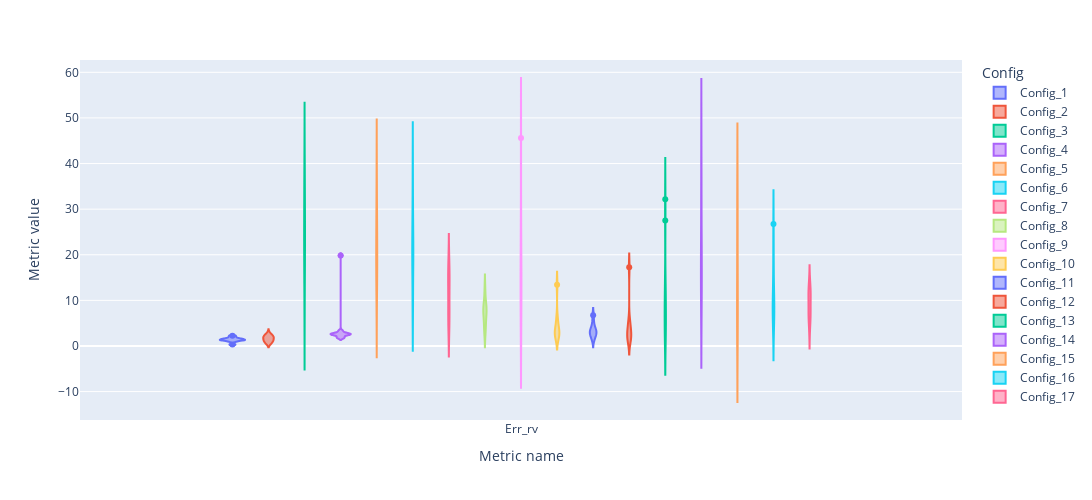

The cell this chart's notebook holds for it:
### Markdown cell above
### All river

### Code cell
fig = px.violin(rv, y='Metric value', x='Metric name', color='Config', box=False, height=500, width=1200)
fig.show()

### Figure 1 — Plotly figure (JSON) as saved in the notebook; plotly's stock layout.template omitted (floating-point values rounded to 4 significant figures)
{"data": [{"alignmentgroup": "True", "box": {"visible": false}, "hovertemplate": "Config=Config_1<br>Metric name=%{x}<br>Metric value=%{y}<extra></extra>", "legendgroup": "Config_1", "marker": {"color": "#636efa"}, "name": "Config_1", "offsetgroup": "Config_1", "orientation": "v", "scalegroup": "True", "showlegend": true, "type": "violin", "x": ["Err_rv", "Err_rv", "Err_rv", "Err_rv", "Err_rv", "Err_rv", "Err_rv", "Err_rv", "Err_rv", "Err_rv"], "x0": " ", "xaxis": "x", "y": [1.92, 0.96, 2.24, 1.6, 1.28, 1.6, 0.32, 1.28, 1.28, 1.44], "y0": " ", "yaxis": "y"}, {"alignmentgroup": "True", "box": {"visible": false}, "hovertemplate": "Config=Config_2<br>Metric name=%{x}<br>Metric value=%{y}<extra></extra>", "legendgroup": "Config_2", "marker": {"color": "#EF553B"}, "name": "Config_2", "offsetgroup": "Config_2", "orientation": "v", "scalegroup": "True", "showlegend": true, "type": "violin", "x": ["Err_rv", "Err_rv", "Err_rv", "Err_rv", "Err_rv", "Err_rv", "Err_rv", "Err_rv", "Err_rv", "Err_rv"], "x0": " ", "xaxis": "x", "y": [2.72, 0.64, 2.08, 2.24, 1.44, 1.12, 2.08, 1.76, 0.64, 1.28], "y0": " ", "yaxis": "y"}, {"alignmentgroup": "True", "box": {"visible": false}, "hovertemplate": "Config=Config_3<br>Metric name=%{x}<br>Metric value=%{y}<extra></extra>", "legendgroup": "Config_3", "marker": {"color": "#00cc96"}, "name": "Config_3", "offsetgroup": "Config_3", "orientation": "v", "scalegroup": "True", "showlegend": true, "type": "violin", "x": ["Err_rv", "Err_rv", "Err_rv", "Err_rv", "Err_rv", "Err_rv", "Err_rv", "Err_rv", "Err_rv", "Err_rv"], "x0": " ", "xaxis": "x", "y": [27.2, 25.12, 24.64, 33.28, 18.88, 33.92, 40.48, 16.32, 20, 7.68], "y0": " ", "yaxis": "y"}, {"alignmentgroup": "True", "box": {"visible": false}, "hovertemplate": "Config=Config_4<br>Metric name=%{x}<br>Metric value=%{y}<extra></extra>", "legendgroup": "Config_4", "marker": {"color": "#ab63fa"}, "name": "Config_4", "offsetgroup": "Config_4", "orientation": "v", "scalegroup": "True", "showlegend": true, "type": "violin", "x": ["Err_rv", "Err_rv", "Err_rv", "Err_rv", "Err_rv", "Err_rv", "Err_rv", "Err_rv", "Err_rv", "Err_rv"], "x0": " ", "xaxis": "x", "y": [2.72, 2.88, 1.76, 19.84, 1.92, 2.56, 2.56, 3.36, 2.56, 2.4], "y0": " ", "yaxis": "y"}, {"alignmentgroup": "True", "box": {"visible": false}, "hovertemplate": "Config=Config_5<br>Metric name=%{x}<br>Metric value=%{y}<extra></extra>", "legendgroup": "Config_5", "marker": {"color": "#FFA15A"}, "name": "Config_5", "offsetgroup": "Config_5", "orientation": "v", "scalegroup": "True", "showlegend": true, "type": "violin", "x": ["Err_rv", "Err_rv", "Err_rv", "Err_rv", "Err_rv", "Err_rv", "Err_rv", "Err_rv", "Err_rv", "Err_rv"], "x0": " ", "xaxis": "x", "y": [17.44, 16, 16.16, 38.56, 24.64, 27.36, 30.24, 18.24, 21.92, 8.64], "y0": " ", "yaxis": "y"}, {"alignmentgroup": "True", "box": {"visible": false}, "hovertemplate": "Config=Config_6<br>Metric name=%{x}<br>Metric value=%{y}<extra></extra>", "legendgroup": "Config_6", "marker": {"color": "#19d3f3"}, "name": "Config_6", "offsetgroup": "Config_6", "orientation": "v", "scalegroup": "True", "showlegend": true, "type": "violin", "x": ["Err_rv", "Err_rv", "Err_rv", "Err_rv", "Err_rv", "Err_rv", "Err_rv", "Err_rv", "Err_rv", "Err_rv"], "x0": " ", "xaxis": "x", "y": [20.64, 39.2, 29.28, 20, 28.0, 21.6, 18.08, 8.8, 9.44, 20.16], "y0": " ", "yaxis": "y"}, {"alignmentgroup": "True", "box": {"visible": false}, "hovertemplate": "Config=Config_7<br>Metric name=%{x}<br>Metric value=%{y}<extra></extra>", "legendgroup": "Config_7", "marker": {"color": "#FF6692"}, "name": "Config_7", "offsetgroup": "Config_7", "orientation": "v", "scalegroup": "True", "showlegend": true, "type": "violin", "x": ["Err_rv", "Err_rv", "Err_rv", "Err_rv", "Err_rv", "Err_rv", "Err_rv", "Err_rv", "Err_rv", "Err_rv"], "x0": " ", "xaxis": "x", "y": [6.56, 13.44, 7.36, 4.96, 17.76, 15.68, 16.8, 4.48, 10.56, 14.56], "y0": " ", "yaxis": "y"}, {"alignmentgroup": "True", "box": {"visible": false}, "hovertemplate": "Config=Config_8<br>Metric name=%{x}<br>Metric value=%{y}<extra></extra>", "legendgroup": "Config_8", "marker": {"color": "#B6E880"}, "name": "Config_8", "offsetgroup": "Config_8", "orientation": "v", "scalegroup": "True", "showlegend": true, "type": "violin", "x": ["Err_rv", "Err_rv", "Err_rv", "Err_rv", "Err_rv", "Err_rv", "Err_rv", "Err_rv", "Err_rv", "Err_rv"], "x0": " ", "xaxis": "x", "y": [8, 6.72, 5.28, 12.48, 8.32, 2.88, 9.76, 8.48, 7.36, 4], "y0": " ", "yaxis": "y"}, {"alignmentgroup": "True", "box": {"visible": false}, "hovertemplate": "Config=Config_9<br>Metric name=%{x}<br>Metric value=%{y}<extra></extra>", "legendgroup": "Config_9", "marker": {"color": "#FF97FF"}, "name": "Config_9", "offsetgroup": "Config_9", "orientation": "v", "scalegroup": "True", "showlegend": true, "type": "violin", "x": ["Err_rv", "Err_rv", "Err_rv", "Err_rv", "Err_rv", "Err_rv", "Err_rv", "Err_rv", "Err_rv", "Err_rv"], "x0": " ", "xaxis": "x", "y": [13.92, 22.08, 30.24, 14.24, 8.8, 4.48, 14.72, 4, 18.4, 45.6], "y0": " ", "yaxis": "y"}, {"alignmentgroup": "True", "box": {"visible": false}, "hovertemplate": "Config=Config_10<br>Metric name=%{x}<br>Metric value=%{y}<extra></extra>", "legendgroup": "Config_10", "marker": {"color": "#FECB52"}, "name": "Config_10", "offsetgroup": "Config_10", "orientation": "v", "scalegroup": "True", "showlegend": true, "type": "violin", "x": ["Err_rv", "Err_rv", "Err_rv", "Err_rv", "Err_rv", "Err_rv", "Err_rv", "Err_rv", "Err_rv", "Err_rv"], "x0": " ", "xaxis": "x", "y": [13.44, 2.4, 2.56, 2.08, 2.56, 6.08, 3.2, 5.44, 3.52, 3.04], "y0": " ", "yaxis": "y"}, {"alignmentgroup": "True", "box": {"visible": false}, "hovertemplate": "Config=Config_11<br>Metric name=%{x}<br>Metric value=%{y}<extra></extra>", "legendgroup": "Config_11", "marker": {"color": "#636efa"}, "name": "Config_11", "offsetgroup": "Config_11", "orientation": "v", "scalegroup": "True", "showlegend": true, "type": "violin", "x": ["Err_rv", "Err_rv", "Err_rv", "Err_rv", "Err_rv", "Err_rv", "Err_rv", "Err_rv", "Err_rv", "Err_rv"], "x0": " ", "xaxis": "x", "y": [2.4, 3.2, 6.72, 4, 5.12, 1.28, 3.52, 2.08, 2.72, 3.2], "y0": " ", "yaxis": "y"}, {"alignmentgroup": "True", "box": {"visible": false}, "hovertemplate": "Config=Config_12<br>Metric name=%{x}<br>Metric value=%{y}<extra></extra>", "legendgroup": "Config_12", "marker": {"color": "#EF553B"}, "name": "Config_12", "offsetgroup": "Config_12", "orientation": "v", "scalegroup": "True", "showlegend": true, "type": "violin", "x": ["Err_rv", "Err_rv", "Err_rv", "Err_rv", "Err_rv", "Err_rv", "Err_rv", "Err_rv", "Err_rv", "Err_rv"], "x0": " ", "xaxis": "x", "y": [2.56, 4.8, 1.12, 1.6, 17.28, 2.4, 2.72, 1.76, 4, 5.44], "y0": " ", "yaxis": "y"}, {"alignmentgroup": "True", "box": {"visible": false}, "hovertemplate": "Config=Config_13<br>Metric name=%{x}<br>Metric value=%{y}<extra></extra>", "legendgroup": "Config_13", "marker": {"color": "#00cc96"}, "name": "Config_13", "offsetgroup": "Config_13", "orientation": "v", "scalegroup": "True", "showlegend": true, "type": "violin", "x": ["Err_rv", "Err_rv", "Err_rv", "Err_rv", "Err_rv", "Err_rv", "Err_rv", "Err_rv", "Err_rv", "Err_rv"], "x0": " ", "xaxis": "x", "y": [4.16, 27.52, 8.16, 32.16, 4.64, 3.2, 13.28, 11.52, 2.72, 9.44], "y0": " ", "yaxis": "y"}, {"alignmentgroup": "True", "box": {"visible": false}, "hovertemplate": "Config=Config_14<br>Metric name=%{x}<br>Metric value=%{y}<extra></extra>", "legendgroup": "Config_14", "marker": {"color": "#ab63fa"}, "name": "Config_14", "offsetgroup": "Config_14", "orientation": "v", "scalegroup": "True", "showlegend": true, "type": "violin", "x": ["Err_rv", "Err_rv", "Err_rv", "Err_rv", "Err_rv", "Err_rv", "Err_rv", "Err_rv", "Err_rv", "Err_rv"], "x0": " ", "xaxis": "x", "y": [12.48, 43.84, 29.44, 9.92, 18.24, 34.08, 20.32, 13.92, 13.6, 17.12], "y0": " ", "yaxis": "y"}, {"alignmentgroup": "True", "box": {"visible": false}, "hovertemplate": "Config=Config_15<br>Metric name=%{x}<br>Metric value=%{y}<extra></extra>", "legendgroup": "Config_15", "marker": {"color": "#FFA15A"}, "name": "Config_15", "offsetgroup": "Config_15", "orientation": "v", "scalegroup": "True", "showlegend": true, "type": "violin", "x": ["Err_rv", "Err_rv", "Err_rv", "Err_rv", "Err_rv", "Err_rv", "Err_rv", "Err_rv", "Err_rv", "Err_rv"], "x0": " ", "xaxis": "x", "y": [4.32, 6.08, 7.84, 33.28, 15.04, 32, 26.88, 19.04, 3.2, 8.16], "y0": " ", "yaxis": "y"}, {"alignmentgroup": "True", "box": {"visible": false}, "hovertemplate": "Config=Config_16<br>Metric name=%{x}<br>Metric value=%{y}<extra></extra>", "legendgroup": "Config_16", "marker": {"color": "#19d3f3"}, "name": "Config_16", "offsetgroup": "Config_16", "orientation": "v", "scalegroup": "True", "showlegend": true, "type": "violin", "x": ["Err_rv", "Err_rv", "Err_rv", "Err_rv", "Err_rv", "Err_rv", "Err_rv", "Err_rv", "Err_rv", "Err_rv"], "x0": " ", "xaxis": "x", "y": [7.68, 26.72, 5.76, 4.32, 20, 15.2, 10.72, 8.8, 8.64, 8.64], "y0": " ", "yaxis": "y"}, {"alignmentgroup": "True", "box": {"visible": false}, "hovertemplate": "Config=Config_17<br>Metric name=%{x}<br>Metric value=%{y}<extra></extra>", "legendgroup": "Config_17", "marker": {"color": "#FF6692"}, "name": "Config_17", "offsetgroup": "Config_17", "orientation": "v", "scalegroup": "True", "showlegend": true, "type": "violin", "x": ["Err_rv", "Err_rv", "Err_rv", "Err_rv", "Err_rv", "Err_rv", "Err_rv", "Err_rv", "Err_rv", "Err_rv"], "x0": " ", "xaxis": "x", "y": [6.56, 13.44, 11.36, 11.04, 10.88, 3.68, 6.72, 6.56, 12.48, 8], "y0": " ", "yaxis": "y"}], "layout": {"height": 500, "legend": {"title": {"text": "Config"}, "tracegroupgap": 0}, "margin": {"t": 60}, "violinmode": "group", "width": 1200, "xaxis": {"anchor": "y", "domain": [0, 1], "title": {"text": "Metric name"}}, "yaxis": {"anchor": "x", "domain": [0, 1], "title": {"text": "Metric value"}}}}
